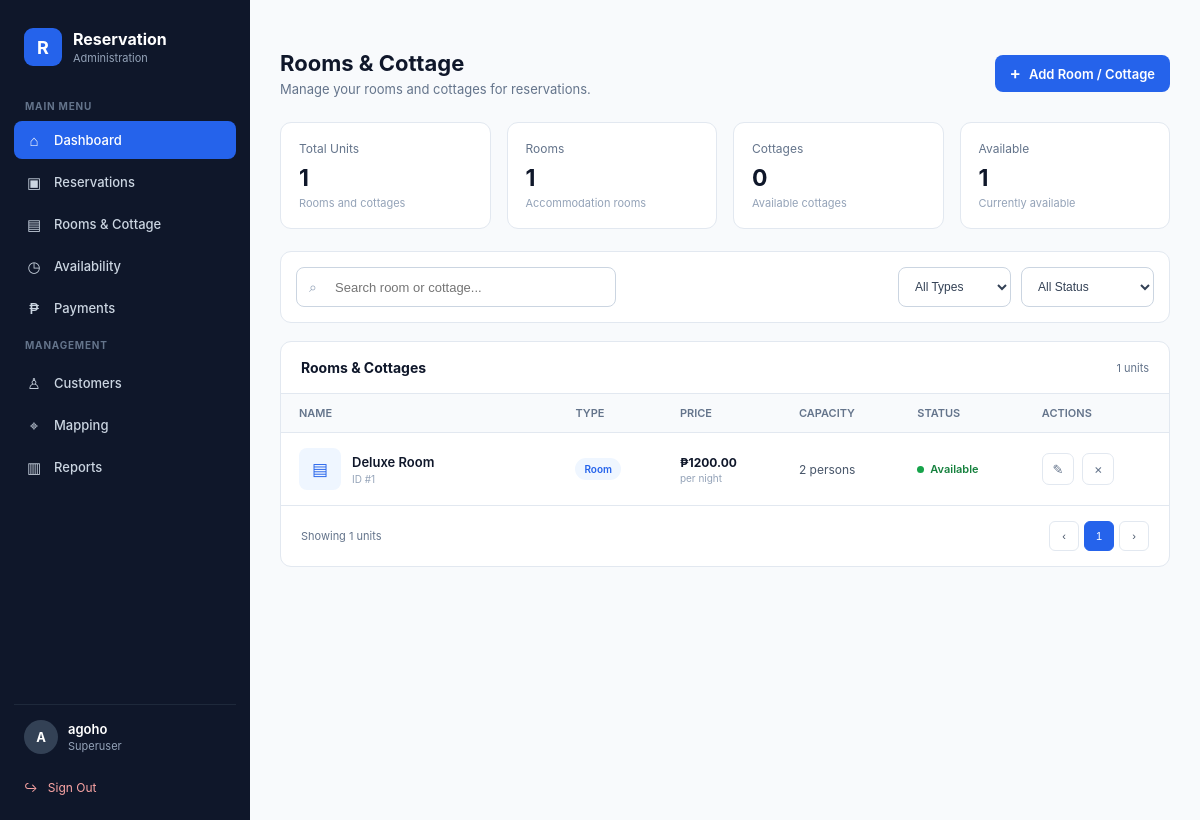
The app's page /rooms/ (signed in) with its own data.
### core/models.py (models this page shows, shortened)
class Room(models.Model):
    TYPE_CHOICES = [
        ("ROOM", "Room"),
        ("COTTAGE", "Cottage"),
    ]
    STATUS_CHOICES = [
        ("AVAILABLE", "Available"),
        ("UNAVAILABLE", "Unavailable"),
        ("MAINTENANCE", "Maintenance"),
    ]
    name = models.CharField(
        max_length=150
    )
    type = models.CharField(
        max_length=20,
        choices=TYPE_CHOICES,
        default="ROOM"
    )
    description = models.TextField(
        blank=True
    )
    price = models.DecimalField(
        max_digits=10,
        decimal_places=2
    )
    capacity = models.PositiveIntegerField(
        default=1
    )
    status = models.CharField(
        max_length=20,
        choices=STATUS_CHOICES,
        default="AVAILABLE"
    )
    image = models.ImageField(
        upload_to="rooms/",
        blank=True,
        null=True
    )
    created_at = models.DateTimeField(
        auto_now_add=True
    )
    updated_at = models.DateTimeField(
        auto_now=True
    )

### core/views.py (the view)
# urls.py: path("rooms/", rooms_view, name="rooms"),
@login_required
def rooms_view(request):
    if not request.user.is_superuser:
        return redirect("login")
    rooms = Room.objects.all().order_by("name")
    context = {
        "rooms": rooms,
        "total_units": rooms.count(),
        "total_rooms": rooms.filter(
            type="ROOM"
        ).count(),
        "total_cottages": rooms.filter(
            type="COTTAGE"
        ).count(),
        "available_units": rooms.filter(
            status="AVAILABLE"
        ).count(),
    }
    return render(
        request,
        "pages/rooms.html",
        context
    )

### core/templates/pages/rooms.html (shortened to what this page needs)
{% extends "base.html" %}
{% block content %}
<div class="rooms-page">
    <div class="page-header">
        <div class="page-heading">
            <h1>
                Rooms & Cottage
            </h1>
            <p>
                Manage your rooms and cottages for reservations.
            </p>
        </div>
        <a href="{% url 'room_create' %}" class="add-button">
            <span class="add-icon">+</span>
            Add Room / Cottage
        </a>
    </div>
    <div class="room-stats">
        <div class="room-stat">
            <div class="room-stat-label">
                Total Units
            </div>
            <div class="room-stat-value">
                {{ total_units|default:"0" }}
            </div>
            <div class="room-stat-description">
                Rooms and cottages
            </div>
        </div>
        <div class="room-stat">
            <div class="room-stat-label">
                Rooms
            </div>
            <div class="room-stat-value">
                {{ total_rooms|default:"0" }}
            </div>
            <div class="room-stat-description">
                Accommodation rooms
            </div>
        </div>
        <div class="room-stat">
            <div class="room-stat-label">
                Cottages
            </div>
            <div class="room-stat-value">
                {{ total_cottages|default:"0" }}
            </div>
            <div class="room-stat-description">
                Available cottages
            </div>
        </div>
        <div class="room-stat">
            <div class="room-stat-label">
                Available
            </div>
            <div class="room-stat-value">
                {{ available_units|default:"0" }}
            </div>
            <div class="room-stat-description">
                Currently available
            </div>
        </div>
    </div>
    <div class="toolbar">
        <div class="search-box">
            <span class="search-icon">
                ⌕
            </span>
            <input
                type="text"
                id="roomSearch"
                placeholder="Search room or cottage..."
                autocomplete="off"
            >
        </div>
        <div class="filters">
            <select
                class="filter-select"
                id="typeFilter"
            >
                <option value="all">
                    All Types
                </option>
            </select>
            <select
                class="filter-select"
                id="statusFilter"
            >
                <option value="all">
                    All Status
                </option>
            </select>
        </div>
    </div>
    <div class="table-card">
        <div class="table-header">
            <div class="table-title">
                Rooms & Cottages
            </div>
            <div class="table-count">
                {{ total_units|default:"0" }} units
            </div>
        </div>
        <div class="table-wrapper">
            <table class="rooms-table">
                <thead>
                    <tr>
                        <th>
                            NAME
                        </th>
                        <th>
                            TYPE
                        </th>
                        <th>
                            PRICE
                        </th>
                        <th>
                            CAPACITY
                        </th>
                        <th>
                            STATUS
                        </th>
                        <th>
                            ACTIONS
                        </th>
                    </tr>
                </thead>
                <tbody id="roomsTableBody">
                    {% for room in rooms %}
                    <tr
                        class="room-row"
                        data-name="{{ room.name|lower }}"
                        data-type="{{ room.type|lower }}"
                        data-status="{{ room.status|lower }}"
                    >
                        <td>
                            <div class="room-info">
                                <div class="room-image">
                                    {% if room.type|lower == "cottage" %}
                                        ⌂
                                    {% else %}
                                        ▤
                                    {% endif %}
                                </div>
                                <div>
                                    <div class="room-name">
                                        {{ room.name }}
                                    </div>
                                    <div class="room-id">
                                        ID #{{ room.id }}
                                    </div>
                                </div>
                            </div>
                        </td>
                        <td>
                            {% if room.type|lower == "cottage" %}
                                <span class="type-badge type-cottage">
                                    Cottage
                                </span>
                            {% else %}
                                <span class="type-badge type-room">
                                    Room
                                </span>
                            {% endif %}
                        </td>
                        <td>
                            <div class="price">
                                ₱{{ room.price|floatformat:2 }}
                            </div>
                            <div class="price-label">
                                per night
                            </div>
                        </td>
                        <td>
                            <div class="capacity">
                                {{ room.capacity }}
                                {% if room.capacity == 1 %}
                                    person
                                {% else %}
                                    persons
                                {% endif %}
                            </div>
                        </td>
                        <td>
                            {% if room.status|lower == "available" %}
                                <span class="availability available">
                                    <span class="availability-dot"></span>
                                    Available
                                </span>
                            {% elif room.status|lower == "maintenance" %}
                                <span class="availability maintenance">
                                    <span class="availability-dot"></span>
                                    Maintenance
                                </span>
                            {% else %}
                                <span class="availability unavailable">
                                    <span class="availability-dot"></span>
                                    Unavailable
                                </span>
                            {% endif %}
                        </td>
                        <td class="actions-cell">
                            <a
                                href="{% url 'room_edit' room.id %}"
                                class="action-button"
                                title="Edit"
                            >
                                ✎
                            </a>
                            <a
                                href="{% url 'room_delete' room.id %}"
                                class="action-button delete"
                                title="Delete"
                            >
                                ×
                            </a>
                        </td>
                    </tr>
                    {% endfor %}
                </tbody>
            </table>
        </div>
        {% if rooms %}
        <div class="pagination">
            <div class="pagination-info">
                Showing {{ rooms|length }} units
            </div>
            <div class="pagination-buttons">
                <button
                    type="button"
                    class="page-button"
                >
                    ‹
                </button>
                <button
                    type="button"
                    class="page-button active"
                >
                    1
                </button>
                <button
                    type="button"
                    class="page-button"
                >
                    ›
                </button>
            </div>
        </div>
        {% endif %}
    </div>
</div>
{% endblock %}

### core/templates/base.html (shortened to what this page needs)
{% load static %}
<!DOCTYPE html>
<html lang="en">
<head>
</head>
<body>
<div class="app">
    <aside class="sidebar">
        <div class="brand">
            <div class="brand-logo">
                R
            </div>
            <div class="brand-text">
                Reservation
                <span class="brand-subtitle">
                    Administration
                </span>
            </div>
        </div>
        <div class="nav-title">
            Main Menu
        </div>
        <nav class="nav">
            <a href="{% url 'dashboard' %}" class="active">
                <div class="nav-icon">⌂</div>
                <span>Dashboard</span>
            </a>
            <a href="{% url 'reservation_list' %}">
                <div class="nav-icon">▣</div>
                <span>Reservations</span>
            </a>
            <a href="{% url 'rooms' %}">
                <div class="nav-icon">▤</div>
                <span>Rooms & Cottage</span>
            </a>
            <a href="{% url 'availability' %}">
                <div class="nav-icon">◷</div>
                <span>Availability</span>
            </a>
            <a href="{% url 'payment_list' %}">
                <div class="nav-icon">₱</div>
                <span>Payments</span>
            </a>
            <div class="nav-title">
                Management
            </div>
            <a href="{% url 'customer_list' %}">
                <div class="nav-icon">♙</div>
                <span>Customers</span>
            </a>
            <a href="{% url 'mapping' %}">
                <div class="nav-icon">⌖</div>
                <span>Mapping</span>
            </a>
            <a href="{% url 'reports' %}">
                <div class="nav-icon">▥</div>
                <span>Reports</span>
            </a>
        </nav>
        <div class="sidebar-bottom">
            <div class="user-box">
                <div class="user-avatar">
                    {{ request.user.username|first|upper }}
                </div>
                <div class="user-info">
                    <div class="user-name">
                        {{ request.user.username }}
                    </div>
                    <div class="user-role">
                        Superuser
                    </div>
                </div>
            </div>
            <a href="{% url 'logout' %}" class="logout">
                ↪ &nbsp; Sign Out
            </a>
        </div>
    </aside>
    <main class="main">
        {% block content %}{% endblock %}
    </main>
</div>
</body>
</html>

### core/templates/base.html (style rules this page uses)
* { margin: 0; padding: 0; box-sizing: border-box; }
:root { --primary: #2563eb; --primary-dark: #1d4ed8; --bg: #f8fafc; --sidebar: #0f172a; --sidebar-hover: #1e293b; --text: #0f172a; --muted: #64748b; --border: #e2e8f0; --white: #ffffff; --success: #16a34a; --warning: #d97706; --danger: #dc2626; }
body { font-family: -apple-system, BlinkMacSystemFont, "Segoe UI", Roboto, Helvetica, Arial, sans-serif; background: var(--bg); color: var(--text); }
.app { min-height: 100vh; display: flex; }
.sidebar { width: 250px; background: var(--sidebar); color: white; position: fixed; top: 0; bottom: 0; left: 0; padding: 20px 14px; z-index: 100; }
.brand { display: flex; align-items: center; gap: 11px; padding: 8px 10px 26px; }
.brand-logo { width: 38px; height: 38px; border-radius: 9px; background: var(--primary); display: flex; align-items: center; justify-content: center; font-weight: 700; font-size: 18px; }
.brand-text { font-size: 16px; font-weight: 700; }
.brand-subtitle { display: block; font-size: 11px; color: #94a3b8; font-weight: 400; margin-top: 2px; }
.nav-title { font-size: 10px; color: #64748b; font-weight: 700; text-transform: uppercase; letter-spacing: 0.08em; padding: 0 11px; margin: 8px 0 9px; }
.nav { display: flex; flex-direction: column; gap: 4px; }
.nav a { display: flex; align-items: center; gap: 11px; color: #cbd5e1; text-decoration: none; padding: 10px 11px; border-radius: 8px; font-size: 13px; font-weight: 500; transition: 0.2s; }
.nav a.active { background: var(--primary); color: white; }
.nav-icon { width: 18px; height: 18px; display: flex; align-items: center; justify-content: center; font-size: 15px; }
.sidebar-bottom { position: absolute; bottom: 18px; left: 14px; right: 14px; }
.user-box { border-top: 1px solid #1e293b; padding: 15px 10px; display: flex; align-items: center; gap: 10px; }
.user-avatar { width: 34px; height: 34px; border-radius: 50%; background: #334155; display: flex; align-items: center; justify-content: center; font-size: 13px; font-weight: 700; }
.user-info { min-width: 0; }
.user-name { font-size: 13px; font-weight: 600; color: white; overflow: hidden; text-overflow: ellipsis; white-space: nowrap; }
.user-role { font-size: 11px; color: #94a3b8; margin-top: 2px; }
.logout { display: block; text-decoration: none; color: #fca5a5; font-size: 12px; padding: 7px 10px; margin-top: 4px; }
.main { margin-left: 250px; width: calc(100% - 250px); min-height: 100vh; }
.table-wrapper { overflow-x: auto; }
table { width: 100%; border-collapse: collapse; }
th { text-align: left; font-size: 11px; color: var(--muted); font-weight: 600; padding: 12px 20px; background: #f8fafc; border-bottom: 1px solid var(--border); }
td { padding: 14px 20px; font-size: 12px; border-bottom: 1px solid #f1f5f9; }
tr:last-child td { border-bottom: none; }

### records on screen
Room: name "Deluxe Room", id "1", type "Room", price "1200.00", capacity "2", shows "persons", status "AVAILABLE" (drawn)

### other values on screen
{{ request.user.username|first|upper }} "A"
{{ request.user.username }} "agoho"
{{ total_units|default:"0" }} "1"
{{ total_rooms|default:"0" }} "1"
{{ total_cottages|default:"0" }} "0"
{{ available_units|default:"0" }} "1"
{{ rooms|length }} "1"
